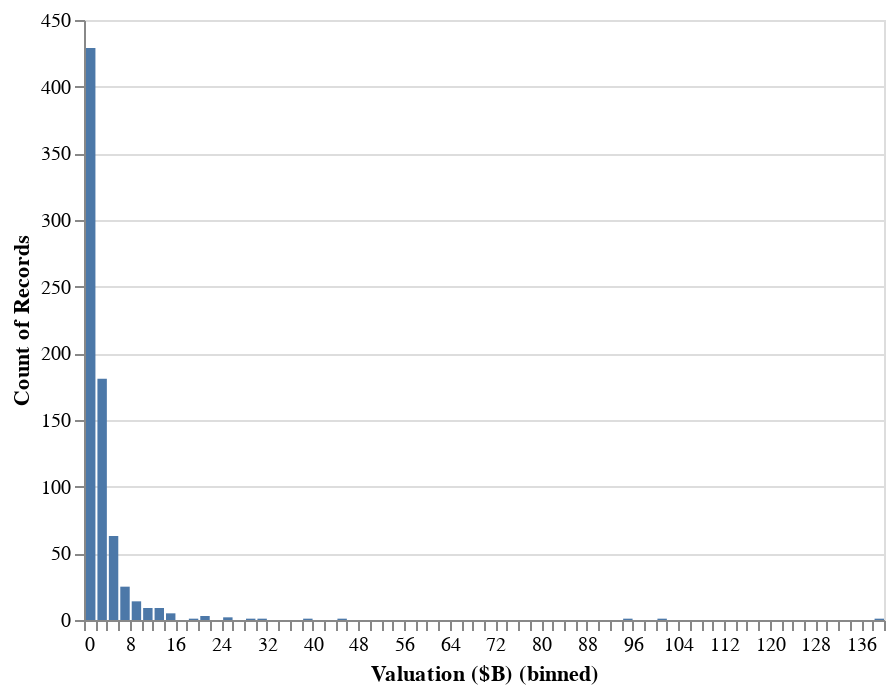

Source (notebook cell):
### Code cell
valuation_hist = alt.Chart(train_df).mark_bar().encode(
    alt.X('Valuation ($B)', bin=alt.Bin(maxbins=100)),
    y='count()')

# Show the plot
valuation_hist

### Figure 1 — Vega-Lite specification as saved in the notebook (floating-point values rounded to 4 significant figures; data arrays with more than 128 entries replaced by an {"elided": "..."} marker saying what was removed)
{"$schema": "https://vega.github.io/schema/vega-lite/v4.8.1.json", "config": {"view": {"continuousHeight": 300, "continuousWidth": 400}}, "data": {"name": "data-9e7e89c104902d1bcdb8ae18ae9790ec"}, "datasets": {"data-9e7e89c104902d1bcdb8ae18ae9790ec": {"elided": "748 records"}}, "encoding": {"x": {"bin": {"maxbins": 100}, "field": "Valuation ($B)", "type": "quantitative"}, "y": {"aggregate": "count", "type": "quantitative"}}, "mark": "bar"}
